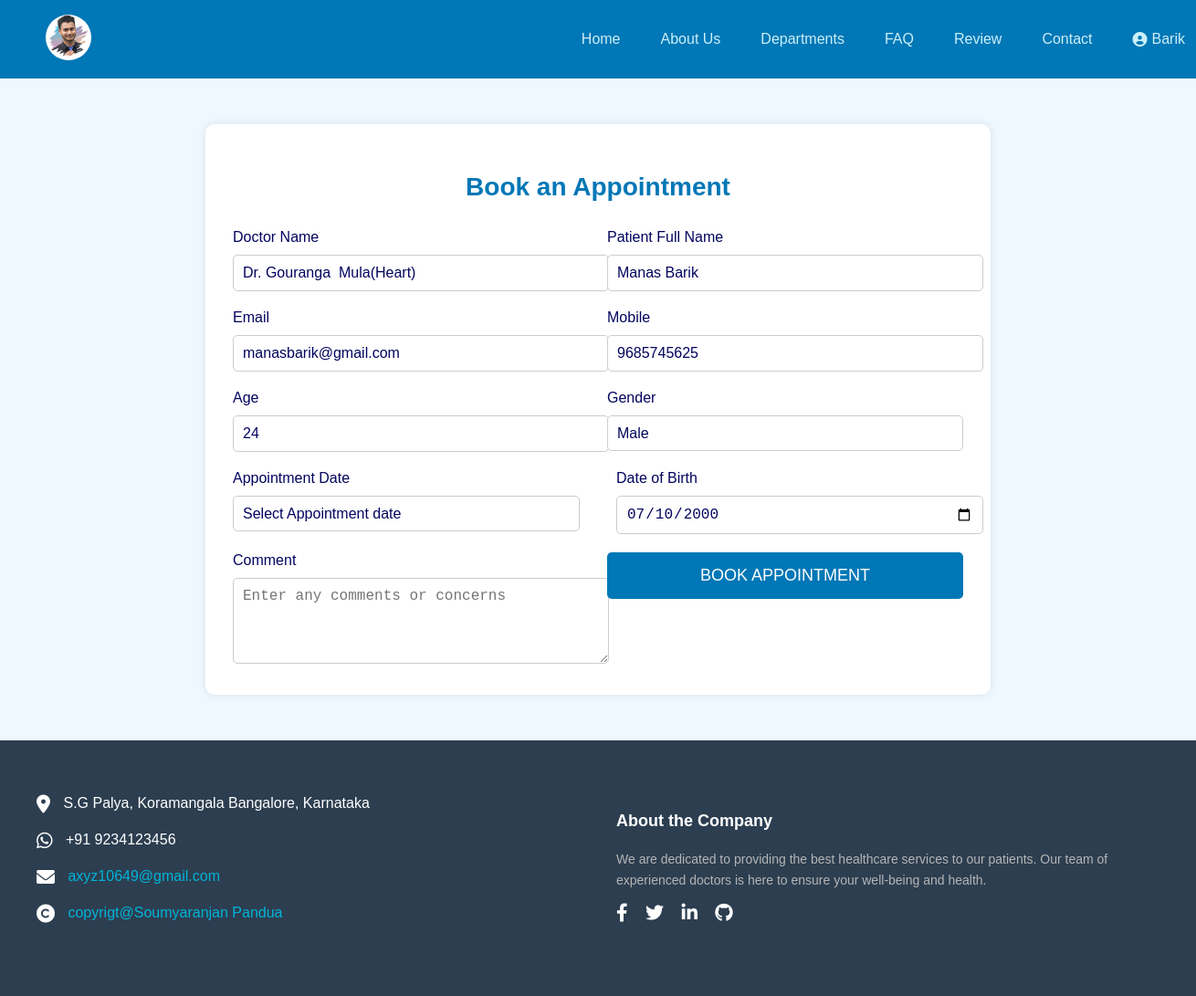
Screenshot of /doctor/1/booking/ (signed in) with the database file from the repository.
### website/models.py (models this page shows, shortened)
class WebsiteContent(models.Model):
    title = models.CharField(max_length=100, default="Doctor Appointment System")
    favicon = models.ImageField(upload_to='images/', default='images/favicon.ico')
    logo_image = models.ImageField(upload_to='images/', default='images/manas.jpg')
    home_image = models.ImageField(upload_to='images/', default='images/doctor.jpg')
    about_image = models.ImageField(upload_to='images/', default='images/about.jpg')
    teeth_image = models.ImageField(upload_to='images/', default='images/teeth.jpeg')
    faq_image = models.ImageField(upload_to='images/', default='images/faq.png')
    address_line1 = models.CharField(max_length=255, default="S.G Palya, Koramangala")
    address_line2 = models.CharField(max_length=255, default="Bangalore, Karnataka")
    phone_number = models.CharField(max_length=20, default="+91 9234123456")
    email = models.EmailField(default="axyz10649@gmail.com")
    copyright_text = models.CharField(max_length=255, default="copyrigt@Soumyaranjan Pandua")
    about_text = models.TextField(default="We are dedicated to providing the best healthcare services to our patients. Our team of experienced doctors is here to ensure your well-being and health.")
    domain = models.CharField(max_length=255, blank=True, null=True)

class Department(models.Model):
    name = models.CharField(max_length=100)
    image = models.ImageField(upload_to='images/')
    url = models.URLField(max_length=200)
    def __str__(self):
        return self.name

### authapp/models.py (models this page shows, shortened)
class DoctorProfile(models.Model):
    user = models.OneToOneField(User, on_delete=models.CASCADE)
    phone = models.CharField(max_length=20)
    department = models.ForeignKey(Department, on_delete=models.SET_NULL, null=True)
    gender = models.CharField(max_length=10, choices=[('male', 'Male'), ('female', 'Female'), ('other', 'Other')])
    designation = models.CharField(max_length=100, blank=True, null=True)
    qualification = models.CharField(max_length=100, blank=True, null=True)
    experience = models.PositiveIntegerField(default=0)
    specialization = models.CharField(max_length=100, blank=True, null=True)
    bio = models.TextField(max_length=500, blank=True, null=True)
    consultant_fees = models.DecimalField(max_digits=10, decimal_places=2, default=0.00)
    profile_image = models.ImageField(upload_to='images/', blank=True, null=True)
    address = models.CharField(max_length=255, blank=True, null=True)
    is_doctor = models.BooleanField(default=True)
    def get_full_name(self):
        return f"Dr. {self.user.first_name} {self.user.last_name}"

class PatientProfile(models.Model):
    user = models.OneToOneField(User, on_delete=models.CASCADE)
    phone = models.CharField(max_length=20)
    gender = models.CharField(max_length=10, choices=[('Male', 'Male'), ('Female', 'Female'), ('Other', 'Other')])
    dob = models.DateField(null=True, blank=True)
    profile_image = models.ImageField(upload_to='images/', blank=True, null=True)
    address = models.TextField(max_length=255, blank=True, null=True)
    is_patient = models.BooleanField(default=True)

### website/views.py (the view, shortened to what this page needs)
# urls.py: path('doctor/<int:doctor_id>/booking/', doctor_booking_view, name='doctor_booking'),
@login_required
def doctor_booking_view(request, doctor_id):
    content = WebsiteContent.objects.first()
    doctor = get_object_or_404(DoctorProfile, id=doctor_id)
    patient = get_object_or_404(PatientProfile, user=request.user)
    today = datetime.now().date()
    available_dates = [today + timedelta(days=i) for i in range(1, 4)]
    patient_age = calculate_age_view(patient.dob) if patient.dob else None
    context = {
        'content': content,
        'doctor': doctor,
        'patient': patient,
        'available_dates': available_dates,
        'patient_age': patient_age,
    }
    return render(request, 'doctor_booking.html', context)

### website/views.py (called while the page is built)
def calculate_age_view(dob):
    today = timezone.now().date()
    return today.year - dob.year - ((today.month, today.day) < (dob.month, dob.day))

### website/templates/doctor_booking.html (shortened to what this page needs)
{% load static %}
<!DOCTYPE html>
<html lang="en">
<head>
  <link rel="stylesheet" type="text/css" href="{% static 'css/websitecss/styles.css' %}">
  <link rel="stylesheet" href="https://cdnjs.cloudflare.com/ajax/libs/font-awesome/6.0.0-beta3/css/all.min.css">
</head>
<body>
  <header>
    <nav class="navbar">
      <div class="logo">
        <img
          src="{% if content.logo_image %}{{ content.logo_image.url }}{% else %}{% static 'images/default_logo.png' %}{% endif %}"
          alt="Doctor Appointment Logo">
      </div>
      <ul class="nav-links">
        <li><a href="#home">Home</a></li>
        <li><a href="#about">About Us</a></li>
        <li><a href="#departments">Departments</a></li>
        <li><a href="#faq-section">FAQ</a></li>
        <li><a href="#testimonial-section">Review</a></li>
        <li><a href="#contact">Contact</a></li>
        <li class="profile-menu">
          {% if request.session.user_id %}
          <a href="#">
            <i class="fas fa-user-circle"></i> {{ request.session.user_name }}
          </a>
          {% endif %}
        </li>
      </ul>
    </nav>
  </header>
  <section class="appointment-form-section" id="book-appointment">
    <div class="container">
        <h2>Book an Appointment</h2>
        <form class="appointment-form" action="{% url 'doctor_booking' doctor.id %}" method="POST">
            <div class="form-group">
                <label for="doctor-name">Doctor Name</label>
                <input type="text" id="doctor-name" name="doctor-name" value="{{ doctor.get_full_name }}({{doctor.department}})" readonly required>
            </div>
            <div class="form-group">
                <label for="patient-name">Patient Full Name</label>
                <input type="text" id="patient-name" name="patient-name" value="{{ patient.user.get_full_name }}" required>
            </div>
            <div class="form-group">
                <label for="email">Email</label>
                <input type="email" id="email" name="email" value="{{ patient.user.email }}" readonly required>
            </div>
            <div class="form-group">
                <label for="mobile">Mobile</label>
                <input type="tel" id="mobile" name="mobile" value="{{ patient.phone }}" required>
            </div>
            <div class="form-group">
                <label for="age">Age</label>
                <input type="number" id="age" name="age" value="{{ patient_age }}" placeholder="Enter Age" readonly required>
            </div>
            <div class="form-group">
                <label for="gender">Gender</label>
                <select id="gender" name="gender" required>
                    <option value="male" {% if patient.gender == 'Male' %}selected{% endif %}>Male</option>
                </select>
            </div>
            <div class="form-group">
                <label for="date">Appointment Date</label>
                <select id="date" name="date" required>
                    <option value="">Select Appointment date</option>
                </select>
            </div>
            <div class="form-group">
                <label for="dob">Date of Birth</label>
                <input type="date" id="dob" name="dob" value="{{ patient.dob|date:'Y-m-d' }}" required>
            </div>
            <div class="form-group">
                <label for="comment">Comment</label>
                <textarea id="comment" name="comment" rows="4" placeholder="Enter any comments or concerns"></textarea>
            </div>
            <div class="form-group">
                <button type="submit" class="btn" id="book-appointment-btn">BOOK APPOINTMENT</button>
            </div>
        </form>
    </div>
</section>
  <footer class="footer">
    <div class="footer-container">
      <div class="footer-section contact-info">
        <div class="contact-item">
          <i class="fas fa-map-marker-alt"></i>
          <span>{{ content.address_line1 }}</span>
          <span>{{ content.address_line2 }}</span>
        </div>
        <div class="contact-item">
          <i class="fa-brands fa-whatsapp"></i>
          <span>{{ content.phone_number }}</span>
        </div>
        <div class="contact-item">
          <i class="fas fa-envelope"></i>
          <span><a href="mailto:{{ content.email }}">{{ content.email }}</a></span>
        </div>
        <div class="contact-item">
          <i class="fa-solid fa-copyright"></i>
          <span><a href="">{{ content.copyright_text }}</a></span>
        </div>
      </div>
      <div class="footer-section about">
        <h3>About the Company</h3>
        <p>{{ content.about_text }}</p>
        <div class="social">
          <a href="#"><i class="fab fa-facebook-f"></i></a>
          <a href="#"><i class="fab fa-twitter"></i></a>
          <a href="#"><i class="fab fa-linkedin-in"></i></a>
          <a href="#"><i class="fab fa-github"></i></a>
        </div>
      </div>
    </div>
  </footer>
</body>
</html>

### static/css/websitecss/styles.css (style rules this page uses)
body { font-family: 'Roboto', sans-serif; margin: 0; padding: 0; box-sizing: border-box; color: #03045e; background-color: #caf0f8; overflow-x: hidden; }
header { background-color: #0077b6; padding: 10px 50px; position: sticky; top: 0; z-index: 1000; }
.navbar { display: flex; justify-content: space-between; align-items: center; }
.navbar .logo img { width: 50px; height: 50px; border-radius: 50%; }
.navbar .nav-links { list-style: none; display: flex; align-items: center; gap: 20px; }
.navbar .nav-links li a { text-decoration: none; color: #caf0f8; font-weight: 500; padding: 8px 12px; transition: background-color 0.3s ease; }
.navbar .profile-menu { position: relative; padding-right: 50px; }
.navbar .profile-menu a { display: flex; align-items: center; }
.navbar .profile-menu i { margin-right: 5px; }
header { position: sticky; top: 0; width: 100%; z-index: 1000; }
.footer { background-color: #2c3e50; color: #ffffff; padding: 40px 20px; }
.footer-container { display: flex; justify-content: space-between; flex-wrap: wrap; }
.footer-section { flex: 1; margin: 20px; }
.contact-info .contact-item { margin-bottom: 20px; font-size: 16px; }
.contact-info .contact-item i { font-size: 20px; margin-right: 10px; vertical-align: middle; }
.about h3 { margin-bottom: 20px; font-size: 18px; color: #ffffff; }
.about p { font-size: 14px; line-height: 1.6; color: #b5b5b5; }
.social a { margin-right: 15px; color: #ffffff; font-size: 20px; text-decoration: none; }
body { font-family: Arial, sans-serif; margin: 0; padding: 0; background-color: #f0f8ff; }
h2, h3 { color: #0077b6; margin-bottom: 10px; }
.contact-item a { color: #00b4d8; text-decoration: none; }
.appointment-form-section { padding: 50px 20px; background-color: #f0f8ff; }
.appointment-form-section .container { max-width: 800px; margin: 0 auto; background-color: #ffffff; padding: 30px; border-radius: 10px; box-shadow: 0 0 10px rgba(0, 0, 0, 0.1); }
.appointment-form-section h2 { text-align: center; margin-bottom: 30px; color: #0077b6; font-size: 28px; }
.appointment-form { display: flex; flex-wrap: wrap; gap: 20px; }
.appointment-form .form-group { flex: 1 1 calc(50% - 20px); }
.appointment-form .form-group label { display: block; margin-bottom: 10px; font-weight: 500; color: #03045e; }
.appointment-form .form-group input, .appointment-form .form-group select, .appointment-form .form-group textarea { width: 100%; padding: 10px; border: 1px solid #ccc; border-radius: 5px; font-size: 16px; color: #03045e; }
.appointment-form .form-group textarea { resize: vertical; }
.appointment-form .form-group select { appearance: none; background-color: #fff; }
.appointment-form .form-group .btn { width: 100%; padding: 15px; background-color: #0077b6; color: #ffffff; border: none; border-radius: 5px; font-size: 18px; cursor: pointer; transition: background-color 0.3s ease; }

### rows the page displays
WebsiteContent: logo_image (picture), address_line1 "S.G Palya, Koramangala", address_line2 "Bangalore, Karnataka", phone_number "+91 9234123456", email "axyz10649@gmail.com", copyright_text "copyrigt@Soumyaranjan Pandua", about_text "We are dedicated to providing the best healthcare services to our patients. Our team of experienced doctors is here to ensure your well-being and health."
DoctorProfile: doctor-name "Dr. Gouranga Mula(Heart)"
PatientProfile: patient-name "Manas Barik", email "manasbarik@gmail.com", mobile "9685745625", gender "Male", dob "07/10/2000"

### other values shown
{{ request.session.user_name }} "Barik"
